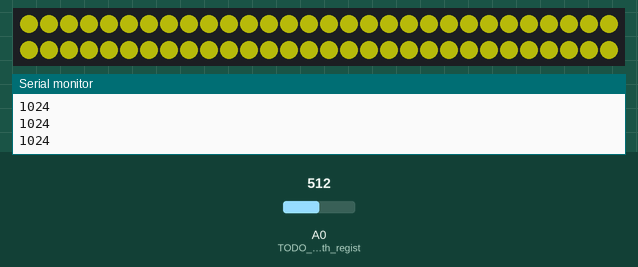
Recording of a sketch running on a simulated Arduino Uno, built with avr-gcc and run on an emulated ATmega328P. Shown: 60 RGB LEDs in strip order, left to right, continuing on the next row, the last lines printed to the serial monitor. The inputs (shaded band) are chosen by the test bench; at power-on: A0 (TODO_set_this_with_regist) = 512. Dim RGB values are drawn brighter than linear.

Above: at 1.2 s.
1.3 s: A0 (TODO_set_this_with_regist) set to 560
3.5 s: A0 (TODO_set_this_with_regist) set to 716
At 4.5 s:
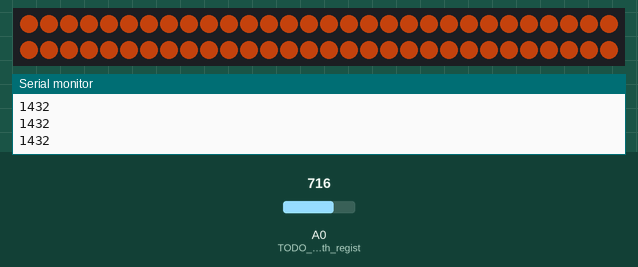
5.7 s: A0 (TODO_set_this_with_regist) set to 266
At 7.4 s:
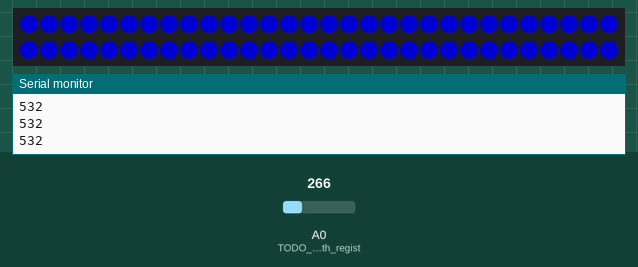
7.9 s: A0 (TODO_set_this_with_regist) set to 233
9.4 s: A0 (TODO_set_this_with_regist) set to 210
At 9.88 s:
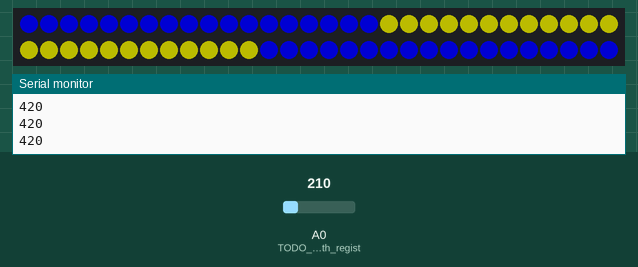
11.7 s: A0 (TODO_set_this_with_regist) set to 190
At 13.1 s:
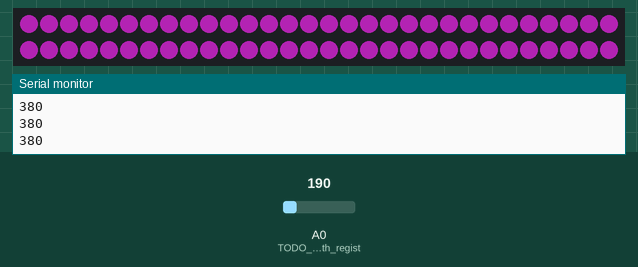
Timing chart, 0 to 14.7 s (numbered marks = the images above; inputs shaded):
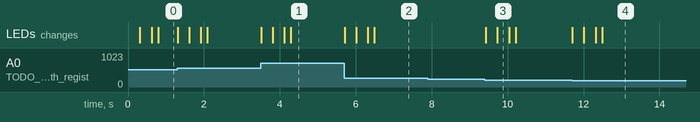

Measured:
- the behaviour switches between 225 and 224 on A0 (TODO_set_this_with_regist) (found by bisection; images 2 and 3)
- after the input at 3.5 s, the LEDs: first change at once (image 1 shows a later state)
- after the input at 5.7 s, the LEDs: first change at once (image 2 shows a later state)
- after the input at 9.4 s, the LEDs: first change at once (image 3 shows a later state)
- after the input at 11.7 s, the LEDs: first change at once (image 4 shows a later state)

The sketch:

fast_led.ino
```cpp
#include <FastLED.h>

#define LED_PIN 2
#define NUM_LEDS 60
int s;
CRGB leds[NUM_LEDS];

int r=152;
int g=0;
int b=10;

void setup() {
  // put your setup code here, to run once:
  FastLED.addLeds<WS2812, LED_PIN, GRB>(leds, NUM_LEDS);
  FastLED.setMaxPowerInVoltsAndMilliamps(5, 500);
  FastLED.clear();
  FastLED.show();

  Serial.begin(9600);
  pinMode(A0,INPUT); // TODO set this with register -> lab1
}

//TODO add timer and interrupt that will make a wave let's say every 1s

void loop() {
  // put your main code here, to run repeatedly:
  // leds[0] = CRGB(255, 0, 0); // RED
  // leds[1] = CRGB(0, 255, 0); // GREEN
  // leds[2] = CRGB(0, 0, 255); // BLUE
  s=analogRead(A0);
  s=s*2;
  Serial.println(s);
 // delay(50);
  if((s>=450)&&(s<=550))
  {
    leds[(NUM_LEDS/2)-1]=CRGB (0, 0, 255);
    leds[NUM_LEDS/2]=CRGB (0, 0, 255);
  }
  else if((s>=400)&&(s<=450))
  {
    leds[(NUM_LEDS/2)-1]=CRGB (153, 153, 0);
    leds[NUM_LEDS/2]=CRGB (153, 153, 0);
  }
  else if((s>=350)&&(s<=400))
   {
     leds[(NUM_LEDS/2)-1]=CRGB (255, 50, 255);
    leds[NUM_LEDS/2]=CRGB (255, 50, 255);
   }
   else if((s>=300)&&(s<=350))
  {
    leds[(NUM_LEDS/2)-1]=CRGB (10, 25, 217);
    leds[NUM_LEDS/2]=CRGB (10, 25, 217);
  }

    else if((s>=276)&&(s<=300))
   {
     leds[(NUM_LEDS/2)-1]=CRGB (50, 50, 150);
    leds[NUM_LEDS/2]=CRGB (50, 50, 150);
   }
   else if((s>=250)&&(s<=275))
   {
     leds[(NUM_LEDS/2)-1]=CRGB (230, 0, 10);
    leds[NUM_LEDS/2]=CRGB (230, 0, 10);
   }
  else if((s>=235)&&(s<=250))
   {
     leds[(NUM_LEDS/2)-1]=CRGB (0, 160, 0);
    leds[NUM_LEDS/2]=CRGB (0, 160, 0);
   }
   else if((s>=200)&&(s<=230))
   {
     leds[(NUM_LEDS/2)-1]=CRGB (1, 0, 1);
    leds[NUM_LEDS/2]=CRGB (1, 0, 1);
   }
  else
  {
     leds[(NUM_LEDS/2)-1] = CRGB ( r,s-100,b);
     leds[NUM_LEDS/2] = CRGB ( r,s-100,b);
  }
    for (int i = 0; i <= ((NUM_LEDS/2)-2); i++)
  {
     leds[i] = leds[i+1];
     leds[NUM_LEDS-1-i] = leds[(NUM_LEDS)-i-2];

  }
 FastLED.show();
 delay(25);
}
```
